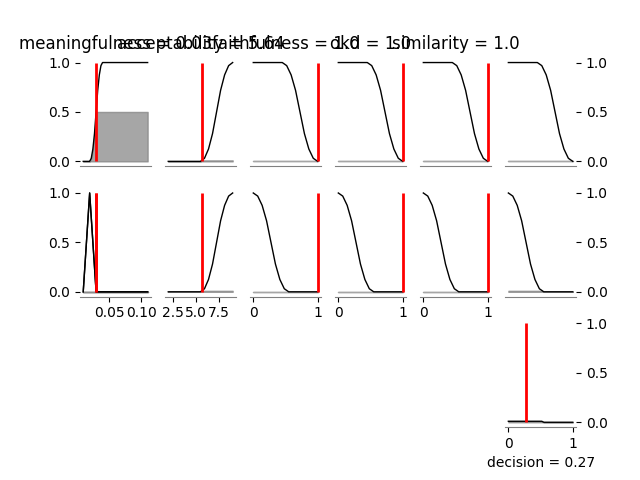

Generate this figure with Python:
import matplotlib.pyplot as plt
import numpy as np

from fuzzy_expert.variable import FuzzyVariable

def get_keys_with_highest_value(dictionary):
    # Find the maximum value in the dictionary
    max_value = max(dictionary.values())

    # Create a list to store the keys with the highest value
    highest_value_keys = []

    # Iterate over the dictionary and check if the value is equal to the maximum value
    for key, value in dictionary.items():
        if value == max_value:
            highest_value_keys.append(key)

    return highest_value_keys

variables = {
    "meaningfulness": FuzzyVariable(
        universe_range=(0.01, 0.11),
        terms={
            "High": ('smf', 0.02, 0.04),
            "Neutral": ('trimf', 0.01, 0.02, 0.03),
            "Low": ('zmf', 0.01, 0.02),
        },
    ),
    "acceptability": FuzzyVariable(
        universe_range=(2, 9),
        terms={
            "Acceptable": ('smf', 5.5, 9),
            "Unacceptable": ('zmf', 3, 6),
        },
    ),
    "faithfulness": FuzzyVariable(
        universe_range=(0.0, 1.0),
        terms={
            "Faithful": ("smf", 0.45, 1.0),
            "Unfaithful": ("zmf", 0, 0.55),
        },
    ),
    "okd": FuzzyVariable(
            universe_range=(0.0, 1.0),
            terms={
                "Adhering": ("smf", 0.45, 1.0),
                "Violating": ("zmf", 0, 0.55),
            },
        ),
    "similarity": FuzzyVariable(
            universe_range=(0.0, 1.0),
            terms={
                "Adhering": ("smf", 0.45, 1.0),
                "Violating": ("zmf", 0, 0.55),
            },
        ),
    "decision": FuzzyVariable(
        universe_range=(0.0, 1.0),
        terms={
            "EXPLAINABLE": ("smf", 0.45, 1.0),
            "NOT_EXPLAINABLE": ("zmf", 0, 0.55),
        },
    ),
}

plt.clf()
variables["meaningfulness"].plot()
plt.savefig("./Figures/meaningfulness_membership.pdf")
plt.clf()
variables["acceptability"].plot()
plt.savefig("./Figures/acceptability_membership.pdf")
plt.clf()
variables["faithfulness"].plot()
plt.savefig("./Figures/faithfulness_membership.pdf")
plt.clf()
variables["okd"].plot()
plt.savefig("./Figures/okd_membership.pdf")
plt.clf()
variables["similarity"].plot()
plt.savefig("./Figures/similarity_membership.pdf")
plt.clf()
variables["decision"].plot()
plt.savefig("./Figures/decision_membership.pdf")

from fuzzy_expert.rule import FuzzyRule

rules = [
    FuzzyRule(
        premise=[
            ("meaningfulness", "High"),
            ("AND", "acceptability", "Acceptable"),
            ("AND", "faithfulness", "Faithful"),
            ("AND", "okd", "Adhering"),
            ("AND", "similarity", "Adhering"),
        ],
        consequence=[("decision", "EXPLAINABLE")],
    ),
    FuzzyRule(
        premise=[
            ("meaningfulness", "Low"),
            ("OR", "meaningfulness", "Neutral"),
            ("OR", "acceptability", "Acceptable"),
            ("OR", "faithfulness", "Unfaithful"),
            ("OR", "okd", "Violating"),
            ("OR", "similarity", "Violating"),
        ],
        consequence=[("decision", "NOT_EXPLAINABLE")],
    )
]

from fuzzy_expert.inference import DecompositionalInference

model = DecompositionalInference(
    and_operator="min",
    or_operator="max",
    implication_operator="Rc",
    composition_operator="max-min",
    production_link="max",
    defuzzification_operator="cog",
)

model(
    variables=variables,
    rules=rules,
    meaningfulness=0.03,
    acceptability=5.64,
    faithfulness=1.0,
    okd=1.0,
    similarity=1.0,
)

result = model.defuzzificated_infered_memberships
for output in result:
    print(f'{output}')

print(f'Highest score acceptability:')
for key in get_keys_with_highest_value(result):
    print(f'{key} : {result[key]}')
